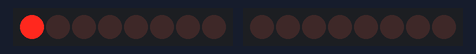
Simulated run of this sketch. Board: Arduino Uno, built with avr-gcc and run on an emulated ATmega328P. On the bench: 2 × 8 shift-register outputs drawn as a row of LEDs (first output left, lit = HIGH). Wiring (inferred from the names in the program): 2 × shift register (74HC595): data pin 7, shift clock pin 6, latch pin 10 / data pin 12, shift clock pin 11, latch pin 5. Wiring (inferred from the signals the program sends): 2 × row of LEDs: on Q0, Q1, Q2, Q3, Q4, Q5, Q6, Q7 / on Q0, Q1, Q2, Q3, Q4, Q5, Q6, Q7.

Above: at 0.5 s.
At 2.5 s:
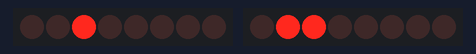
At 3.5 s:
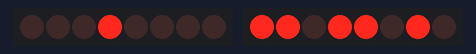
At 5.5 s:
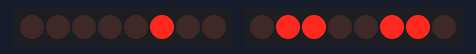
At 8.5 s:
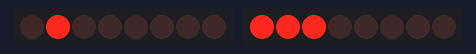
At 11.5 s:
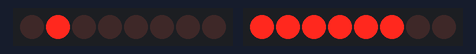
Timing chart, 0 to 13.1 s (numbered marks = the images above):
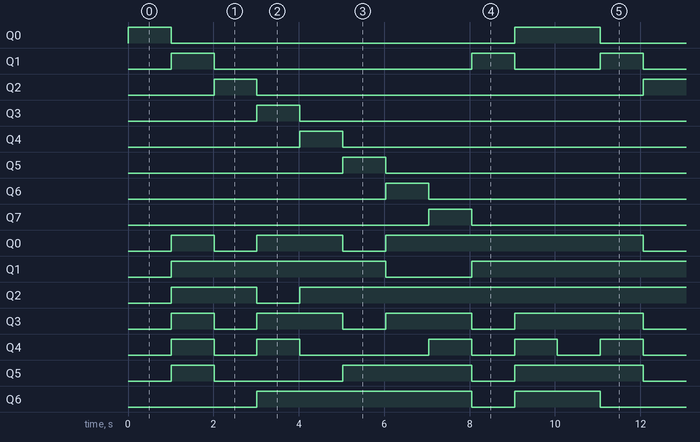

The sketch:

L.ino
```cpp
const byte latch_pin= 10, clock_pin= 11,data_pin= 12;
const byte leds[8]={1,2,4,8,16,32,64,128};
const byte latch_pin2= 5, clock_pin2= 6,data_pin2= 7;
int datapin =7;
int clockpin =6;
int latchpin =5;

void setup() {

pinMode ( latch_pin ,OUTPUT);
  pinMode (clock_pin ,OUTPUT);
   pinMode (data_pin  ,OUTPUT);
pinMode ( latchpin ,OUTPUT);
  pinMode (clockpin ,OUTPUT);
   pinMode (datapin  ,OUTPUT);

  // put your setup code here, to run once:

}


void loop(){ digitalWrite(latchpin,LOW);
 shiftOut(datapin,clockpin,LSBFIRST,0b10000000);
    digitalWrite ( latchpin,HIGH);
  digitalWrite(latchpin,LOW);  //1
  delay (5);
  digitalWrite(latch_pin,LOW);
 shiftOut(data_pin,clock_pin,LSBFIRST,0b11111100);
    digitalWrite ( latch_pin,HIGH);
     delay (1000);
     // 0


  digitalWrite(latchpin,LOW);
 shiftOut(datapin,clockpin,LSBFIRST,0b01000000);
    digitalWrite ( latchpin,HIGH);
  digitalWrite(latchpin,LOW);  //1
  delay (5);
 digitalWrite(latch_pin,LOW);
 shiftOut(data_pin,clock_pin,LSBFIRST,0b01100000);

    digitalWrite ( latch_pin,HIGH);
     delay (1000);
     // 1

     digitalWrite(latchpin,LOW);
 shiftOut(datapin,clockpin,LSBFIRST,0b00100000);
    digitalWrite ( latchpin,HIGH);
  digitalWrite(latchpin,LOW);  //1
  delay (5);

   digitalWrite (latch_pin ,LOW);
 shiftOut(data_pin,clock_pin,LSBFIRST,0b11011010);

    digitalWrite ( latch_pin,HIGH);
     delay (1000); // 2


      digitalWrite(latchpin,LOW);
 shiftOut(datapin,clockpin,LSBFIRST,0b00010000);
    digitalWrite ( latchpin,HIGH);
  digitalWrite(latchpin,LOW);  //1
  delay (5);

 digitalWrite (latch_pin,LOW);
 shiftOut(data_pin,clock_pin,LSBFIRST,0b11110010);

    digitalWrite ( latch_pin,HIGH);
     delay (1000); // 3
      digitalWrite(latchpin,LOW);
 shiftOut(datapin,clockpin,LSBFIRST,0b00001000);
    digitalWrite ( latchpin,HIGH);
  digitalWrite(latchpin,LOW);  //1
  delay (5);

   digitalWrite (latch_pin,LOW);
 shiftOut(data_pin,clock_pin,LSBFIRST,0b01100110);

    digitalWrite ( latch_pin,HIGH);
     delay (1000); // 4
   digitalWrite(latchpin,LOW);
 shiftOut(datapin,clockpin,LSBFIRST,0b00000100);
    digitalWrite ( latchpin,HIGH);
  digitalWrite(latchpin,LOW);  //1
  delay (5);
     digitalWrite (latch_pin ,LOW);
 shiftOut(data_pin,clock_pin,LSBFIRST,0b10110110);

    digitalWrite ( latch_pin,HIGH);
     delay (1000); // 5
     digitalWrite(latchpin,LOW);
 shiftOut(datapin,clockpin,LSBFIRST,0b00000010);
    digitalWrite ( latchpin,HIGH);
  digitalWrite(latchpin,LOW);  //1
  delay (5);
      digitalWrite (latch_pin,LOW);

      digitalWrite (latch_pin ,LOW);
 shiftOut(data_pin,clock_pin,LSBFIRST,0b10111110);

    digitalWrite ( latch_pin,HIGH);
     delay (1000); // 6
     digitalWrite(latchpin,LOW);
 shiftOut(datapin,clockpin,LSBFIRST,0b00000001);
    digitalWrite ( latchpin,HIGH);
  digitalWrite(latchpin,LOW);  //1
  delay (5);
     digitalWrite (latch_pin ,LOW);
 shiftOut(data_pin,clock_pin,LSBFIRST,0b11100000);

    digitalWrite ( latch_pin,HIGH);
     delay (1000); // 7
     shiftOut(datapin,clockpin,LSBFIRST,0b01000000);
    digitalWrite ( latchpin,HIGH);
  digitalWrite(latchpin,LOW);  //1
  delay (5);

 digitalWrite (latch_pin,LOW);
 shiftOut(data_pin,clock_pin,LSBFIRST,0b11111110);

    digitalWrite ( latch_pin,HIGH);
     delay (1000); // 8
     shiftOut(datapin,clockpin,LSBFIRST,0b10000000);
    digitalWrite ( latchpin,HIGH);
  digitalWrite(latchpin,LOW);  //1
  delay (5);

  digitalWrite (latch_pin,LOW);
 shiftOut(data_pin,clock_pin,LSBFIRST,0b11110110);

    digitalWrite ( latch_pin,HIGH);
     delay (1000); // 9

}
  // put your main code here, to run repeatedly:
```

Measured:
- by itself, Q0: repeats every 10.1 s: LOW 8.0 s, HIGH 2.0 s
- by itself, Q1: repeats every 10.1 s: LOW 6.0 s, HIGH 1.0 s, LOW 2.0 s, HIGH 1.0 s
- by itself, Q2–7: alternates HIGH for 1.0 s and LOW for 9.0 s
- by itself, Q0: repeats every 10.1 s: LOW 1.0 s, HIGH 2.0 s, LOW 1.0 s, HIGH 6.0 s
- by itself, Q1: repeats every 10.1 s: LOW 2.0 s, HIGH 8.0 s
- by itself, Q2: repeats every 10.1 s: LOW 1.0 s, HIGH 9.0 s
- by itself, Q3: repeats every 10.1 s: 2 × (LOW 1.0 s, HIGH 2.0 s), LOW 1.0 s, HIGH 3.0 s
- by itself, Q4: repeats every 10.1 s: LOW 1.0 s, HIGH 1.0 s, LOW 3.0 s, 2 × (HIGH 1.0 s, LOW 1.0 s), HIGH 1.0 s
